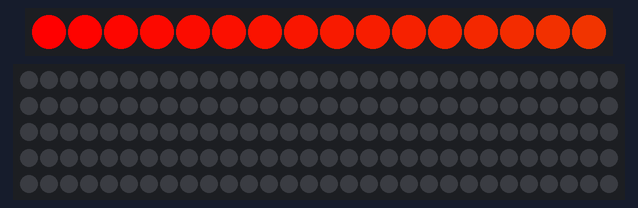
A sketch run on a simulated Arduino Uno, built with avr-gcc and run on an emulated ATmega328P. On the bench: 16 RGB LEDs in strip order, left to right, 150 RGB LEDs in strip order, left to right, continuing on the next row. Dim RGB values are drawn brighter than linear.

Above: at 0.16 s.
At 1.11 s:
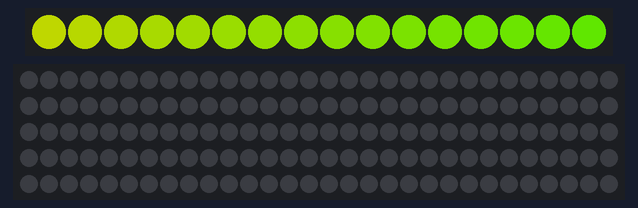
At 2.37 s:
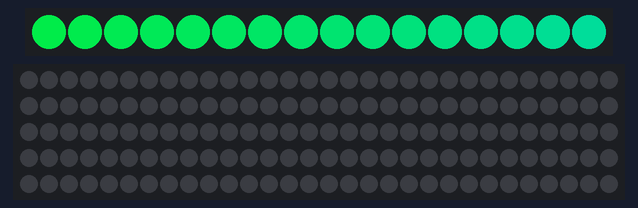
At 3.63 s:
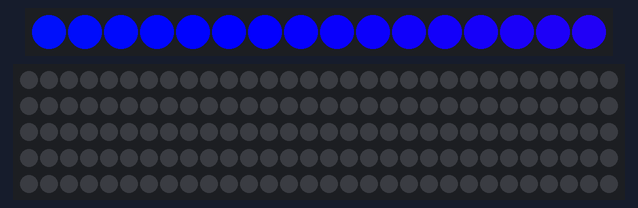
At 4.89 s:
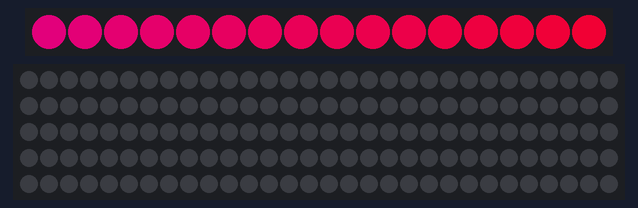
At 39.81 s:
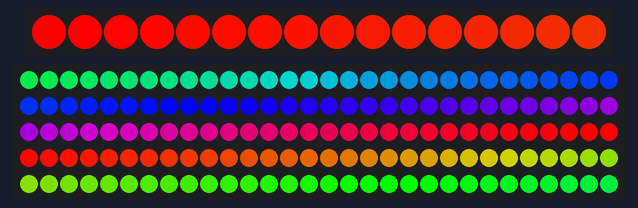

The sketch:

ARDUINO_TestNeoPixelStrip.ino
```cpp
#include <Adafruit_NeoPixel.h>
// https://learn.adafruit.com/adafruit-neopixel-uberguide/neomatrix-library?view=all

#define STRIP1_PIN 6
#define STRIP2_PIN 7
#define STRIP1_NB_PIEXELS 16
#define STRIP2_NB_PIEXELS 150

Adafruit_NeoPixel strip1 = Adafruit_NeoPixel(STRIP1_NB_PIEXELS, STRIP1_PIN, NEO_GRB + NEO_KHZ800);
Adafruit_NeoPixel strip2 = Adafruit_NeoPixel(STRIP2_NB_PIEXELS, STRIP2_PIN, NEO_GRB + NEO_KHZ800);

uint32_t magenta = strip1.Color(255, 0, 255);
uint32_t red = strip1.Color(255, 0, 0);
uint32_t green = strip1.Color(0, 255, 0);
uint32_t blue = strip1.Color(0, 0, 255);
uint32_t white = strip1.Color(255, 255, 255);

int Brightness=250;
int Increment=-1;


void setup()
{
  strip1.begin();
  strip1.show(); // Initialize all pixels to 'off'
  strip2.begin();
  strip2.show(); // Initialize all pixels to 'off'
}

void loop()
{
/*  strip.setBrightness(Brightness);                  // set brightness to all pixels 0-255
  strip.show();
  delay (5);

  if ((Brightness<=2) || (Brightness>254) ) {Increment=-Increment;}

  Brightness+=Increment;*/

  //uint32_t color = strip.getPixelColor(11); // get color of a pixel
  //uint16_t n = strip.numPixels();           // get number of pixels in the strip
  //strip.setBrightness(64);                  // set brightness to all pixels 0-255

  rainbow(20);
  rainbowCycle(20);
}

void rainbow(uint8_t wait) {
  uint16_t i, j;

  for(j=0; j<256; j++) {
    for(i=0; i<strip1.numPixels(); i++) {
      strip1.setPixelColor(i, Wheel1((i+j) & 255));
    }
    strip1.show();
    delay(wait);
  }
}


// Slightly different, this makes the rainbow equally distributed throughout
void rainbowCycle(uint8_t wait) {
  uint16_t i, j;

  for(j=0; j<256*5; j++) { // 5 cycles of all colors on wheel
    for(i=0; i< strip2.numPixels(); i++) {
      strip2.setPixelColor(i, Wheel2(((i * 256 / strip2.numPixels()) + j) & 255));
    }
    strip2.show();
    delay(wait);
  }
}


// Input a value 0 to 255 to get a color value.
// The colours are a transition r - g - b - back to r.
uint32_t Wheel1(byte WheelPos) {
  WheelPos = 255 - WheelPos;
  if(WheelPos < 85) {
    return strip1.Color(255 - WheelPos * 3, 0, WheelPos * 3);
  }
  if(WheelPos < 170) {
    WheelPos -= 85;
    return strip1.Color(0, WheelPos * 3, 255 - WheelPos * 3);
  }
  WheelPos -= 170;
  return strip1.Color(WheelPos * 3, 255 - WheelPos * 3, 0);
}

// Input a value 0 to 255 to get a color value.
// The colours are a transition r - g - b - back to r.
uint32_t Wheel2(byte WheelPos) {
  WheelPos = 255 - WheelPos;
  if(WheelPos < 85) {
    return strip2.Color(255 - WheelPos * 3, 0, WheelPos * 3);
  }
  if(WheelPos < 170) {
    WheelPos -= 85;
    return strip2.Color(0, WheelPos * 3, 255 - WheelPos * 3);
  }
  WheelPos -= 170;
  return strip2.Color(WheelPos * 3, 255 - WheelPos * 3, 0);
}
```
